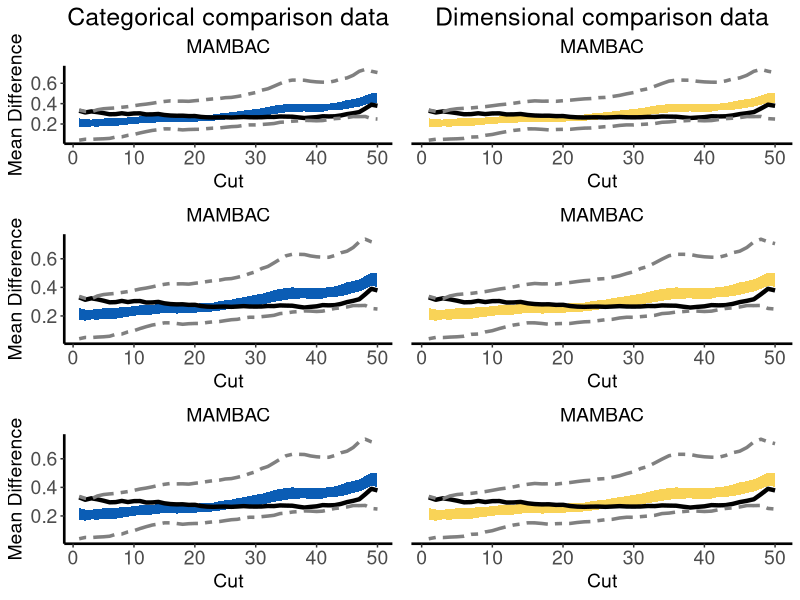

Recreate this plot in R.
library("ggplot2")
library(gridExtra)

mambac.x <- c(1,2,3,4,5,6,7,8,9,10,11,12,13,14,15,16,17,18,19,20,21,22,23,24,25,26,27,28,29,30,31,32,33,34,35,36,37,38,39,40,41,42,43,44,45,46,47,48,49,50)
mambac.y <- c(0.3299812,0.3133272,0.3234226,0.3163186,0.3067978,0.2954798,0.2967851,0.3052279,0.2972633,0.3037245,0.3043366,0.2939427,0.2945084,0.298302,0.2883989,0.2831783,0.280995,0.2816066,0.2774625,0.2780238,0.2696556,0.2654112,0.2638716,0.2653396,0.2657222,0.2637592,0.266065,0.2687736,0.2661318,0.2655892,0.2663093,0.2697764,0.2690438,0.2737014,0.2724385,0.2715759,0.264753,0.258835,0.2635221,0.2673901,0.2758804,0.2742202,0.2756782,0.2842586,0.2969466,0.305701,0.3168075,0.3520702,0.3899364,0.3785275)

maxeig.x <- c(-1.20392,-1.137672,-1.081361,-1.042338,-0.9895499,-0.942041,-0.9058154,-0.8828393,-0.8300517,-0.777264,-0.7244763,-0.6716886,-0.6149682,-0.548416,-0.4956283,-0.4481194,-0.3953317,-0.3458564,-0.3261928,-0.3065292,-0.2868656,-0.267202,-0.2514711,-0.2377066,-0.2180429,-0.2003457,-0.1806821,-0.1610185,-0.1413549,-0.1216912,-0.03929395,0.06847603,0.1880442,0.3017132,0.4094832,0.5064762,0.6142461,0.7220161,0.8297861,0.9375561,0.9825924,1.002256,1.023886,1.04355,1.063213,1.08091,1.150058,1.224704,1.29935,1.373996)
maxeig.y <- c(0.1460606,0.1424032,0.1285738,0.1184128,0.1315269,0.126408,0.1389201,0.1408396,0.1444152,0.1391494,0.1399241,0.1384816,0.1358069,0.154473,0.1600073,0.1623428,0.1468649,0.139238,0.138273,0.1397966,0.140642,0.143044,0.1480703,0.130754,0.1340193,0.1367881,0.1406214,0.1571502,0.1469597,0.136764,0.1272754,0.1251666,0.134143,0.1553371,0.1573562,0.1707734,0.1758845,0.1701078,0.1858044,0.200713,0.2110441,0.2101976,0.2222851,0.2271702,0.2478218,0.2387221,0.2565265,0.2909438,0.292235,0.2906775)

lmode.x <-
  c(
    -3.105749,
    -3.093992,
    -3.082234,
    -3.070477,
    -3.05872,
    -3.046962,
    -3.035205,
    -3.023447,
    -3.01169,
    -2.999933,
    -2.988175,
    -2.976418,
    -2.96466,
    -2.952903,
    -2.941146,
    -2.929388,
    -2.917631,
    -2.905873,
    -2.894116,
    -2.882359,
    -2.870601,
    -2.858844,
    -2.847086,
    -2.835329,
    -2.823572,
    -2.811814,
    -2.800057,
    -2.788299,
    -2.776542,
    -2.764785,
    -2.753027,
    -2.74127,
    -2.729512,
    -2.717755,
    -2.705998,
    -2.69424,
    -2.682483,
    -2.670725,
    -2.658968,
    -2.647211,
    -2.635453,
    -2.623696,
    -2.611938,
    -2.600181,
    -2.588424,
    -2.576666,
    -2.564909,
    -2.553151,
    -2.541394,
    -2.529637,
    -2.517879,
    -2.506122,
    -2.494364,
    -2.482607,
    -2.47085,
    -2.459092,
    -2.447335,
    -2.435577,
    -2.42382,
    -2.412063,
    -2.400305,
    -2.388548,
    -2.37679,
    -2.365033,
    -2.353276,
    -2.341518,
    -2.329761,
    -2.318003,
    -2.306246,
    -2.294489,
    -2.282731,
    -2.270974,
    -2.259216,
    -2.247459,
    -2.235702,
    -2.223944,
    -2.212187,
    -2.200429,
    -2.188672,
    -2.176915,
    -2.165157,
    -2.1534,
    -2.141642,
    -2.129885,
    -2.118128,
    -2.10637,
    -2.094613,
    -2.082855,
    -2.071098,
    -2.059341,
    -2.047583,
    -2.035826,
    -2.024068,
    -2.012311,
    -2.000554,
    -1.988796,
    -1.977039,
    -1.965281,
    -1.953524,
    -1.941767,
    -1.930009,
    -1.918252,
    -1.906494,
    -1.894737,
    -1.88298,
    -1.871222,
    -1.859465,
    -1.847707,
    -1.83595,
    -1.824193,
    -1.812435,
    -1.800678,
    -1.78892,
    -1.777163,
    -1.765406,
    -1.753648,
    -1.741891,
    -1.730133,
    -1.718376,
    -1.706619,
    -1.694861,
    -1.683104,
    -1.671346,
    -1.659589,
    -1.647832,
    -1.636074,
    -1.624317,
    -1.612559,
    -1.600802,
    -1.589045,
    -1.577287,
    -1.56553,
    -1.553772,
    -1.542015,
    -1.530258,
    -1.5185,
    -1.506743,
    -1.494985,
    -1.483228,
    -1.471471,
    -1.459713,
    -1.447956,
    -1.436198,
    -1.424441,
    -1.412684,
    -1.400926,
    -1.389169,
    -1.377411,
    -1.365654,
    -1.353897,
    -1.342139,
    -1.330382,
    -1.318624,
    -1.306867,
    -1.29511,
    -1.283352,
    -1.271595,
    -1.259837,
    -1.24808,
    -1.236323,
    -1.224565,
    -1.212808,
    -1.20105,
    -1.189293,
    -1.177536,
    -1.165778,
    -1.154021,
    -1.142263,
    -1.130506,
    -1.118749,
    -1.106991,
    -1.095234,
    -1.083476,
    -1.071719,
    -1.059962,
    -1.048204,
    -1.036447,
    -1.024689,
    -1.012932,
    -1.001175,
    -0.9894173,
    -0.9776599,
    -0.9659025,
    -0.9541451,
    -0.9423877,
    -0.9306303,
    -0.9188729,
    -0.9071155,
    -0.8953581,
    -0.8836007,
    -0.8718433,
    -0.8600859,
    -0.8483285,
    -0.8365711,
    -0.8248137,
    -0.8130563,
    -0.8012989,
    -0.7895415,
    -0.7777841,
    -0.7660267,
    -0.7542693,
    -0.7425119,
    -0.7307545,
    -0.7189971,
    -0.7072397,
    -0.6954823,
    -0.6837249,
    -0.6719675,
    -0.6602101,
    -0.6484527,
    -0.6366953,
    -0.6249379,
    -0.6131805,
    -0.6014231,
    -0.5896657,
    -0.5779083,
    -0.5661509,
    -0.5543935,
    -0.5426361,
    -0.5308787,
    -0.5191213,
    -0.5073639,
    -0.4956065,
    -0.4838491,
    -0.4720917,
    -0.4603343,
    -0.4485769,
    -0.4368195,
    -0.4250621,
    -0.4133047,
    -0.4015473,
    -0.3897899,
    -0.3780325,
    -0.3662751,
    -0.3545177,
    -0.3427603,
    -0.3310029,
    -0.3192455,
    -0.3074881,
    -0.2957307,
    -0.2839733,
    -0.2722159,
    -0.2604585,
    -0.2487011,
    -0.2369437,
    -0.2251863,
    -0.2134289,
    -0.2016715,
    -0.1899141,
    -0.1781567,
    -0.1663993,
    -0.1546419,
    -0.1428845,
    -0.1311271,
    -0.1193697,
    -0.1076123,
    -0.09585488,
    -0.08409748,
    -0.07234008,
    -0.06058268,
    -0.04882528,
    -0.03706788,
    -0.02531048,
    -0.01355308,
    -0.001795678,
    0.009961722,
    0.02171912,
    0.03347652,
    0.04523392,
    0.05699132,
    0.06874872,
    0.08050612,
    0.09226352,
    0.1040209,
    0.1157783,
    0.1275357,
    0.1392931,
    0.1510505,
    0.1628079,
    0.1745653,
    0.1863227,
    0.1980801,
    0.2098375,
    0.2215949,
    0.2333523,
    0.2451097,
    0.2568671,
    0.2686245,
    0.2803819,
    0.2921393,
    0.3038967,
    0.3156541,
    0.3274115,
    0.3391689,
    0.3509263,
    0.3626837,
    0.3744411,
    0.3861985,
    0.3979559,
    0.4097133,
    0.4214707,
    0.4332281,
    0.4449855,
    0.4567429,
    0.4685003,
    0.4802577,
    0.4920151,
    0.5037725,
    0.5155299,
    0.5272873,
    0.5390447,
    0.5508021,
    0.5625595,
    0.5743169,
    0.5860743,
    0.5978317,
    0.6095891,
    0.6213465,
    0.6331039,
    0.6448613,
    0.6566187,
    0.6683761,
    0.6801335,
    0.6918909,
    0.7036483,
    0.7154057,
    0.7271631,
    0.7389205,
    0.7506779,
    0.7624353,
    0.7741927,
    0.7859501,
    0.7977075,
    0.8094649,
    0.8212223,
    0.8329797,
    0.8447371,
    0.8564945,
    0.8682519,
    0.8800093,
    0.8917667,
    0.9035241,
    0.9152815,
    0.9270389,
    0.9387963,
    0.9505537,
    0.9623111,
    0.9740685,
    0.9858259,
    0.9975833,
    1.009341,
    1.021098,
    1.032856,
    1.044613,
    1.05637,
    1.068128,
    1.079885,
    1.091643,
    1.1034,
    1.115157,
    1.126915,
    1.138672,
    1.15043,
    1.162187,
    1.173944,
    1.185702,
    1.197459,
    1.209217,
    1.220974,
    1.232731,
    1.244489,
    1.256246,
    1.268004,
    1.279761,
    1.291518,
    1.303276,
    1.315033,
    1.326791,
    1.338548,
    1.350305,
    1.362063,
    1.37382,
    1.385578,
    1.397335,
    1.409092,
    1.42085,
    1.432607,
    1.444365,
    1.456122,
    1.467879,
    1.479637,
    1.491394,
    1.503152,
    1.514909,
    1.526666,
    1.538424,
    1.550181,
    1.561939,
    1.573696,
    1.585453,
    1.597211,
    1.608968,
    1.620726,
    1.632483,
    1.64424,
    1.655998,
    1.667755,
    1.679513,
    1.69127,
    1.703027,
    1.714785,
    1.726542,
    1.7383,
    1.750057,
    1.761814,
    1.773572,
    1.785329,
    1.797087,
    1.808844,
    1.820601,
    1.832359,
    1.844116,
    1.855874,
    1.867631,
    1.879388,
    1.891146,
    1.902903,
    1.914661,
    1.926418,
    1.938175,
    1.949933,
    1.96169,
    1.973448,
    1.985205,
    1.996962,
    2.00872,
    2.020477,
    2.032235,
    2.043992,
    2.055749,
    2.067507,
    2.079264,
    2.091022,
    2.102779,
    2.114536,
    2.126294,
    2.138051,
    2.149809,
    2.161566,
    2.173323,
    2.185081,
    2.196838,
    2.208596,
    2.220353,
    2.23211,
    2.243868,
    2.255625,
    2.267383,
    2.27914,
    2.290897,
    2.302655,
    2.314412,
    2.32617,
    2.337927,
    2.349684,
    2.361442,
    2.373199,
    2.384957,
    2.396714,
    2.408471,
    2.420229,
    2.431986,
    2.443744,
    2.455501,
    2.467258,
    2.479016,
    2.490773,
    2.502531,
    2.514288,
    2.526045,
    2.537803,
    2.54956,
    2.561318,
    2.573075,
    2.584832,
    2.59659,
    2.608347,
    2.620104,
    2.631862,
    2.643619,
    2.655377,
    2.667134,
    2.678891,
    2.690649,
    2.702406,
    2.714164,
    2.725921,
    2.737678,
    2.749436,
    2.761193,
    2.772951,
    2.784708,
    2.796465,
    2.808223,
    2.81998,
    2.831738,
    2.843495,
    2.855252,
    2.86701,
    2.878767,
    2.890525,
    2.902282
  )

lmode.y <-
  c(
    0.0003184232,
    0.0003670903,
    0.0004225262,
    0.0004867168,
    0.0005583739,
    0.0006380265,
    0.0007273863,
    0.0008300359,
    0.0009435459,
    0.001068583,
    0.001206848,
    0.001364278,
    0.001536702,
    0.001724888,
    0.001930161,
    0.002161629,
    0.002412686,
    0.002684131,
    0.002976765,
    0.003302556,
    0.003652815,
    0.00402792,
    0.004428577,
    0.004867128,
    0.005335175,
    0.0058316,
    0.00635687,
    0.006922633,
    0.007521538,
    0.008150594,
    0.00880989,
    0.0095093,
    0.01024308,
    0.01100633,
    0.01179868,
    0.01262738,
    0.01348848,
    0.01437561,
    0.01528792,
    0.01622972,
    0.01719855,
    0.01818749,
    0.01919534,
    0.02022369,
    0.02127093,
    0.02233081,
    0.023402,
    0.02448419,
    0.02557582,
    0.02667251,
    0.02777307,
    0.0288764,
    0.02998041,
    0.03108338,
    0.03218453,
    0.03328287,
    0.03437588,
    0.03546442,
    0.03654823,
    0.03762705,
    0.03869847,
    0.03976506,
    0.04082705,
    0.04188471,
    0.04293705,
    0.04398649,
    0.04503363,
    0.04607897,
    0.04712306,
    0.04816719,
    0.04921185,
    0.05025745,
    0.0513051,
    0.05235491,
    0.05340674,
    0.0544606,
    0.05551695,
    0.05657493,
    0.05763374,
    0.05869289,
    0.05975134,
    0.0608074,
    0.06186028,
    0.06290911,
    0.06395134,
    0.06498442,
    0.06600876,
    0.06702339,
    0.06802517,
    0.06901062,
    0.06998244,
    0.07094008,
    0.07188099,
    0.07280125,
    0.07370616,
    0.07459594,
    0.07546963,
    0.07632417,
    0.07716646,
    0.07799758,
    0.07881838,
    0.07962872,
    0.08043476,
    0.08123831,
    0.08204117,
    0.08284845,
    0.08366264,
    0.08448577,
    0.08531988,
    0.08617489,
    0.08704915,
    0.0879437,
    0.0888603,
    0.08981123,
    0.09079229,
    0.09180224,
    0.09284219,
    0.09392427,
    0.09504378,
    0.09619671,
    0.09738344,
    0.0986144,
    0.09988618,
    0.1011924,
    0.102533,
    0.1039165,
    0.105342,
    0.1068016,
    0.1082955,
    0.1098307,
    0.1114101,
    0.113025,
    0.1146757,
    0.116369,
    0.1181127,
    0.1198964,
    0.1217213,
    0.1235935,
    0.1255274,
    0.1275091,
    0.1295402,
    0.1316256,
    0.1337872,
    0.1360054,
    0.1382814,
    0.1406178,
    0.1430433,
    0.1455312,
    0.1480821,
    0.1506963,
    0.1534025,
    0.1561724,
    0.1590036,
    0.1618953,
    0.1648687,
    0.1679003,
    0.1709841,
    0.1741178,
    0.1773139,
    0.1805552,
    0.1838337,
    0.1871464,
    0.1904982,
    0.193878,
    0.1972783,
    0.2006965,
    0.2041327,
    0.2075806,
    0.2110356,
    0.2144961,
    0.2179604,
    0.2214259,
    0.2248911,
    0.2283554,
    0.231818,
    0.235278,
    0.2387361,
    0.2421922,
    0.2456461,
    0.2490975,
    0.252547,
    0.255994,
    0.2594381,
    0.2628763,
    0.2663083,
    0.2697323,
    0.273146,
    0.2765392,
    0.2799126,
    0.2832627,
    0.2865857,
    0.2898572,
    0.2930847,
    0.2962631,
    0.2993873,
    0.3024191,
    0.305373,
    0.3082459,
    0.3110323,
    0.3136854,
    0.3162241,
    0.3186522,
    0.3209656,
    0.3231161,
    0.3251236,
    0.3270024,
    0.3287509,
    0.3303281,
    0.3317512,
    0.3330451,
    0.3342115,
    0.3352225,
    0.3360904,
    0.3368473,
    0.337498,
    0.3380285,
    0.3384472,
    0.3387868,
    0.3390534,
    0.3392445,
    0.3393666,
    0.3394458,
    0.339488,
    0.3394967,
    0.3394784,
    0.3394481,
    0.3394099,
    0.3393681,
    0.3393299,
    0.3392987,
    0.339276,
    0.3392639,
    0.3392691,
    0.3392868,
    0.3393166,
    0.3393583,
    0.3394154,
    0.3394811,
    0.3395543,
    0.3396336,
    0.3397188,
    0.3398059,
    0.3398941,
    0.3399823,
    0.340069,
    0.3401539,
    0.3402372,
    0.3403189,
    0.3403994,
    0.3404802,
    0.3405626,
    0.3406476,
    0.340738,
    0.3408363,
    0.3409429,
    0.341059,
    0.341189,
    0.3413352,
    0.3414955,
    0.3416704,
    0.3418635,
    0.3420762,
    0.3423036,
    0.3425453,
    0.3428021,
    0.3430739,
    0.3433546,
    0.3436427,
    0.343937,
    0.3442342,
    0.3445305,
    0.3448242,
    0.345113,
    0.3453911,
    0.3456592,
    0.3459161,
    0.3461607,
    0.3463857,
    0.3465968,
    0.3467941,
    0.3469777,
    0.3471429,
    0.3472967,
    0.3474406,
    0.3475755,
    0.347701,
    0.3478219,
    0.3479397,
    0.3480557,
    0.348171,
    0.3482872,
    0.3484041,
    0.3485216,
    0.3486389,
    0.3487534,
    0.3488631,
    0.3489657,
    0.3490545,
    0.3491224,
    0.3491676,
    0.3491859,
    0.3491636,
    0.3490877,
    0.3489613,
    0.3487794,
    0.3485238,
    0.3481735,
    0.3477427,
    0.3472268,
    0.3466081,
    0.345857,
    0.3450023,
    0.3440417,
    0.342963,
    0.3417298,
    0.3403851,
    0.3389296,
    0.3373597,
    0.3356371,
    0.3338136,
    0.3318929,
    0.3298786,
    0.3277394,
    0.3255251,
    0.3232416,
    0.3208946,
    0.3184723,
    0.3160068,
    0.3135067,
    0.3109779,
    0.308423,
    0.3058586,
    0.3032913,
    0.3007257,
    0.2981717,
    0.2956352,
    0.2931176,
    0.2906215,
    0.2881574,
    0.2857258,
    0.2833225,
    0.2809482,
    0.2786103,
    0.2763074,
    0.2740318,
    0.2717827,
    0.2695637,
    0.2673734,
    0.2652036,
    0.2630528,
    0.2609218,
    0.2588099,
    0.2567104,
    0.2546218,
    0.2525439,
    0.250476,
    0.2484139,
    0.2463565,
    0.2443031,
    0.2422528,
    0.240203,
    0.2381531,
    0.2361021,
    0.234047,
    0.2319872,
    0.2299215,
    0.2278487,
    0.2257621,
    0.2236628,
    0.2215493,
    0.2194199,
    0.2172636,
    0.2150829,
    0.212877,
    0.2106441,
    0.2083693,
    0.2060564,
    0.2037068,
    0.2013189,
    0.1988768,
    0.1963843,
    0.1938469,
    0.1912638,
    0.1886211,
    0.1859221,
    0.1831766,
    0.1803852,
    0.1775389,
    0.1746402,
    0.1717021,
    0.1687268,
    0.165711,
    0.1626577,
    0.1595803,
    0.1564817,
    0.153364,
    0.1502328,
    0.1470974,
    0.1439615,
    0.1408297,
    0.1377127,
    0.1346125,
    0.1315323,
    0.128477,
    0.1254637,
    0.1224849,
    0.1195431,
    0.1166409,
    0.1138025,
    0.1110108,
    0.1082672,
    0.1055729,
    0.1029523,
    0.1003864,
    0.0978736,
    0.09541416,
    0.09302941,
    0.09070263,
    0.08842893,
    0.08620795,
    0.08405696,
    0.0819633,
    0.07991946,
    0.07792469,
    0.07599212,
    0.07411362,
    0.07227986,
    0.07048987,
    0.06875302,
    0.06706525,
    0.06541619,
    0.06380471,
    0.06223689,
    0.06071183,
    0.0592188,
    0.05775658,
    0.05632849,
    0.05493561,
    0.05356763,
    0.05222332,
    0.05090385,
    0.04961118,
    0.04833627,
    0.04707795,
    0.04583606,
    0.04461259,
    0.04340047,
    0.04219878,
    0.04100686,
    0.03982639,
    0.03865263,
    0.03748505,
    0.03632316,
    0.03516864,
    0.03401885,
    0.03287374,
    0.03173332,
    0.03059998,
    0.02947257,
    0.0283513,
    0.0272367,
    0.02613271,
    0.0250388,
    0.02395505,
    0.02288231,
    0.02182622,
    0.02078662,
    0.01976268,
    0.01875538,
    0.01777145,
    0.01681142,
    0.01587269,
    0.01495615,
    0.01406866,
    0.01321197,
    0.01238114,
    0.01157674,
    0.01080483,
    0.01006881,
    0.009361214,
    0.008682249,
    0.008036431,
    0.007428954,
    0.006850192,
    0.00629996,
    0.005780956,
    0.005299894,
    0.004845744,
    0.004418009,
    0.004017665,
    0.003652379,
    0.003310662,
    0.002991831,
    0.002695503,
    0.002429595,
    0.002183085,
    0.001955223,
    0.001745261,
    0.001559194,
    0.001388692,
    0.001232539,
    0.001090023,
    0.000964924,
    0.0008518322,
    0.0007491987,
    0.000656414,
    0.0005756726,
    0.0005037215,
    0.000439008,
    0.000381051,
    0.0003310122,
    0.0002870924
  )


mambac.y.range <- c(0.04054983,0.7368128)
maxeig.y.range <- c(0.05763526,0.4677298)
lmode.y.range <- c(3.09519e-05,0.4338556)

#Double empirical values to allow the simulated polygon to be more smooth
mambac.x <- rep(mambac.x, each = 2)
mambac.y <- rep(mambac.y, each = 2)

mamb <- data.frame(mambac.x, mambac.y)
names(mamb)[names(mamb) == "mambac.x"] <- "xvalues"
names(mamb)[names(mamb) == "mambac.y"] <- "yvalues"

mambac.polygon.x1 <- c(1,2,3,4,5,6,7,8,9,10,11,12,13,14,15,16,17,18,19,20,21,22,23,24,25,26,27,28,29,30,31,32,33,34,35,36,37,38,39,40,41,42,43,44,45,46,47,48,49,50)
mambac.polygon.x2 <- c(50,49,48,47,46,45,44,43,42,41,40,39,38,37,36,35,34,33,32,31,30,29,28,27,26,25,24,23,22,21,20,19,18,17,16,15,14,13,12,11,10,9,8,7,6,5,4,3,2,1)
mambac.polygon.y1 <- c(0.2558687,0.2452373,0.2435819,0.2487913,0.2536897,0.2570638,0.2579049,0.2604552,0.2640958,0.2679862,0.2741284,0.2773146,0.2786061,0.2824909,0.2782892,0.2790425,0.2805476,0.2809539,0.2837941,0.2847134,0.288121,0.2922545,0.2931742,0.3023091,0.3096928,0.3146575,0.3240079,0.3316477,0.3393675,0.3484755,0.3543368,0.3673679,0.3797189,0.3890944,0.3947716,0.4001997,0.3965271,0.3940454,0.3939031,0.3952322,0.3978466,0.400012,0.407677,0.4192733,0.435485,0.443294,0.4563248,0.479304,0.501864,0.5027)
mambac.polygon.y2 <- c(0.4041902,0.4096727,0.3893785,0.3705812,0.3604826,0.3482346,0.3388084,0.3338352,0.3330805,0.321016,0.3184516,0.3183296,0.3230425,0.3216281,0.3192083,0.3137967,0.3060498,0.2982222,0.2890493,0.2797817,0.2747621,0.2701764,0.259859,0.2563636,0.2498213,0.2448906,0.2377857,0.2321318,0.2280065,0.2271702,0.2221555,0.2194385,0.2176912,0.2170536,0.2205599,0.2193624,0.2165022,0.2101222,0.2082951,0.2057725,0.2014234,0.1951024,0.1883144,0.1801576,0.1804703,0.1785196,0.1739115,0.1760691,0.1666809,0.1750098)

mambac.polygon.x <- c(mambac.polygon.x1, mambac.polygon.x2)
mambac.polygon.y <- c(mambac.polygon.y1, mambac.polygon.y2)

#X is the same as in data
mambac.line1.y <- rep(c(0.04054983,0.04983274,0.04897911,0.05224541,0.05435267,0.05813023,0.07154062,0.07361751,0.08835677,0.09703274,0.1120558,0.1248879,0.1365185,0.143602,0.1519807,0.1516971,0.1474436,0.1418398,0.1457808,0.1474083,0.1475756,0.15431,0.1590441,0.1607065,0.1675476,0.1736797,0.1765744,0.185937,0.1911063,0.190623,0.1953102,0.1994009,0.2044302,0.2167131,0.220123,0.2274247,0.2307411,0.2353468,0.2340394,0.2312681,0.2336227,0.2435749,0.2524839,0.2566979,0.2628906,0.272648,0.2724901,0.2735181,0.2525096,0.2484922), each = 2)

#X is the same as in data
mambac.line2.y <- rep(c(0.3367835,0.32345,0.3202804,0.3398074,0.34976,0.3541584,0.3578863,0.3642948,0.3704688,0.379192,0.3885082,0.3951864,0.403645,0.4137778,0.4213957,0.4272905,0.4242773,0.4246962,0.4226849,0.4287463,0.4338341,0.4407285,0.4466811,0.4499939,0.4584973,0.4613496,0.470441,0.4811615,0.4963884,0.5091609,0.532205,0.5460778,0.571172,0.5972297,0.6213118,0.6312298,0.6312029,0.6297723,0.6197456,0.6138292,0.6109047,0.6103168,0.622904,0.6422062,0.6529549,0.6784213,0.7178567,0.7368128,0.7183989,0.7057578), each = 2)

m1 <- ggplot(mamb, aes(x = xvalues, y = yvalues)) +
  geom_polygon(inherit.aes = FALSE, aes(x = mambac.polygon.x, y = mambac.polygon.y), fill = "#0b5db5") +
  geom_line(size = 1.5) +
  geom_line(aes(y = mambac.line1.y), size = 1.2, linetype = "twodash", color = "#808080") +
  geom_line(aes(y = mambac.line2.y), size = 1.2, linetype = "twodash", color = "#808080") +
  ylim(mambac.y.range) +
  ggtitle(label = "Categorical comparison data", subtitle = "MAMBAC") +
  xlab("Cut") + ylab("Mean Difference") +
  theme(
    plot.title = element_text(size=18, hjust = 0.5),
    plot.subtitle = element_text(size=14, hjust = 0.5),
    axis.title = element_text(size = 14),
    axis.text = element_text(size = 14),
    panel.grid.major = element_blank(),
    panel.grid.minor = element_blank(),
    panel.background = element_blank(),
    axis.line = element_line(colour = "black", size = 0.9)
  )

m2 <- ggplot(mamb, aes(x = xvalues, y = yvalues)) +
  geom_polygon(inherit.aes = FALSE, aes(x = mambac.polygon.x, y = mambac.polygon.y), fill = "#0b5db5") +
  geom_line(size = 1.5) +
  geom_line(aes(y = mambac.line1.y), size = 1.2, linetype = "twodash", color = "#808080") +
  geom_line(aes(y = mambac.line2.y), size = 1.2, linetype = "twodash", color = "#808080") +
  ylim(mambac.y.range) +
  ggtitle(label = "MAMBAC") +
  xlab("Cut") + ylab("Mean Difference") +
  theme(
    plot.title = element_text(size=14, hjust = 0.5),
    axis.title = element_text(size = 14),
    axis.text = element_text(size = 14),
    panel.grid.major = element_blank(),
    panel.grid.minor = element_blank(),
    panel.background = element_blank(),
    axis.line = element_line(colour = "black", size = 0.9)
  )  

m3 <- ggplot(mamb, aes(x = xvalues, y = yvalues)) +
  geom_polygon(inherit.aes = FALSE, aes(x = mambac.polygon.x, y = mambac.polygon.y), fill = "#0b5db5") +
  geom_line(size = 1.5) +
  geom_line(aes(y = mambac.line1.y), size = 1.2, linetype = "twodash", color = "#808080") +
  geom_line(aes(y = mambac.line2.y), size = 1.2, linetype = "twodash", color = "#808080") +
  ylim(mambac.y.range) +
  ggtitle(label = "MAMBAC") +
  xlab("Cut") + ylab("Mean Difference") +
  theme(
    plot.title = element_text(size=14, hjust = 0.5),
    axis.title = element_text(size = 14),
    axis.text = element_text(size = 14),
    panel.grid.major = element_blank(),
    panel.grid.minor = element_blank(),
    panel.background = element_blank(),
    axis.line = element_line(colour = "black", size = 0.9)
  )

m4 <- ggplot(mamb, aes(x = xvalues, y = yvalues)) +
  geom_polygon(inherit.aes = FALSE, aes(x = mambac.polygon.x, y = mambac.polygon.y), fill = "#f9d357") +
  geom_line(size = 1.5) +
  geom_line(aes(y = mambac.line1.y), size = 1.2, linetype = "twodash", color = "#808080") +
  geom_line(aes(y = mambac.line2.y), size = 1.2, linetype = "twodash", color = "#808080") +
  ylim(mambac.y.range) +
  ggtitle(label = "Dimensional comparison data", subtitle = "MAMBAC") +
  xlab("Cut") + ylab("Mean Difference") +
  theme(
    plot.title = element_text(size=18, hjust = 0.5),
    plot.subtitle = element_text(size=14, hjust = 0.5),
    axis.title = element_text(size = 14),
    axis.text = element_text(size = 14),
    axis.title.y = element_blank(),
    axis.text.y = element_blank(),
    axis.ticks.y = element_blank(),
    panel.grid.major = element_blank(),
    panel.grid.minor = element_blank(),
    panel.background = element_blank(),
    axis.line = element_line(colour = "black", size = 0.9),
    axis.line.y = element_blank()
  )  

m5 <- ggplot(mamb, aes(x = xvalues, y = yvalues)) +
  geom_polygon(inherit.aes = FALSE, aes(x = mambac.polygon.x, y = mambac.polygon.y), fill = "#f9d357") +
  geom_line(size = 1.5) +
  geom_line(aes(y = mambac.line1.y), size = 1.2, linetype = "twodash", color = "#808080") +
  geom_line(aes(y = mambac.line2.y), size = 1.2, linetype = "twodash", color = "#808080") +
  ylim(mambac.y.range) +
  ggtitle(label = "MAMBAC") +
  xlab("Cut") + ylab("Mean Difference") +
  theme(
    plot.title = element_text(size=14, hjust = 0.5),
    axis.title = element_text(size = 14),
    axis.text = element_text(size = 14),
    axis.title.y = element_blank(),
    axis.text.y = element_blank(),
    axis.ticks.y = element_blank(),
    panel.grid.major = element_blank(),
    panel.grid.minor = element_blank(),
    panel.background = element_blank(),
    axis.line = element_line(colour = "black", size = 0.9),
    axis.line.y = element_blank()
  )    

m6 <- ggplot(mamb, aes(x = xvalues, y = yvalues)) +
  geom_polygon(inherit.aes = FALSE, aes(x = mambac.polygon.x, y = mambac.polygon.y), fill = "#f9d357") +
  geom_line(size = 1.5) +
  geom_line(aes(y = mambac.line1.y), size = 1.2, linetype = "twodash", color = "#808080") +
  geom_line(aes(y = mambac.line2.y), size = 1.2, linetype = "twodash", color = "#808080") +
  ylim(mambac.y.range) +
  ggtitle(label = "MAMBAC") +
  xlab("Cut") + ylab("Mean Difference") +
  theme(
    plot.title = element_text(size=14, hjust = 0.5),
    axis.title = element_text(size = 14),
    axis.text = element_text(size = 14),
    axis.title.y = element_blank(),
    axis.text.y = element_blank(),
    axis.ticks.y = element_blank(),
    panel.grid.major = element_blank(),
    panel.grid.minor = element_blank(),
    panel.background = element_blank(),
    axis.line = element_line(colour = "black", size = 0.9),
    axis.line.y = element_blank()
  )    


grid.arrange(m1, m4, m2, m5, m3, m6, nrow = 3)

